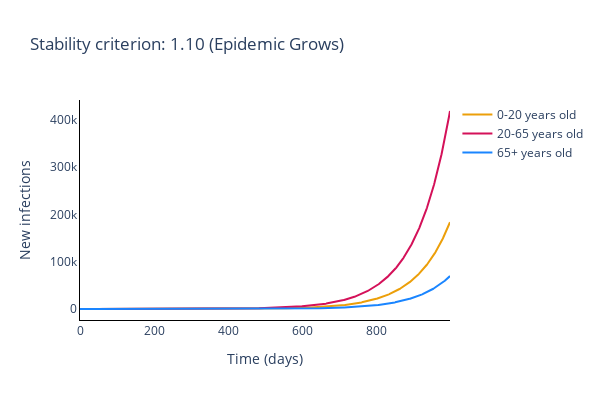
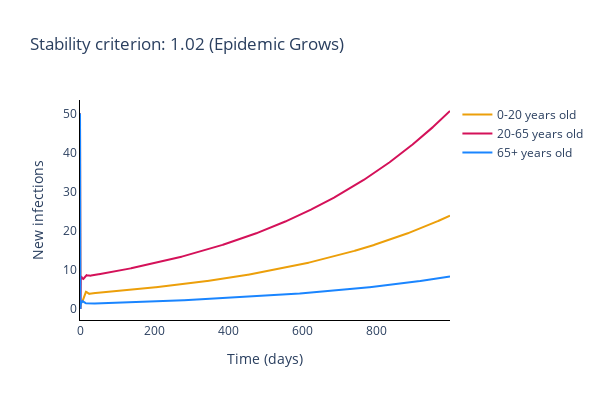
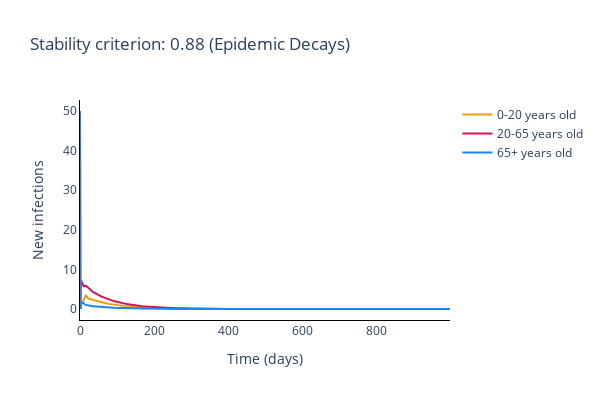
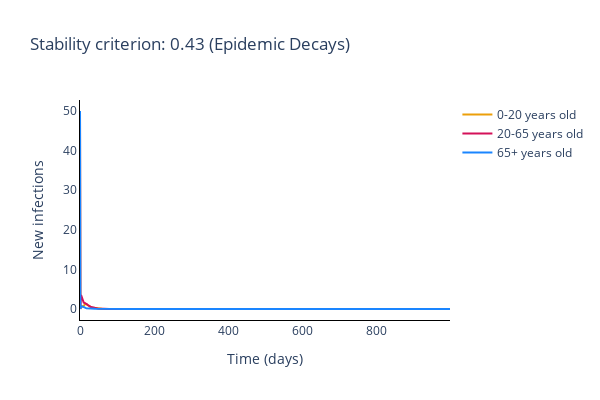

Notebook code for these charts, in order:
### Markdown cell above
### Plot disagreggated local incidence numbers

### Code cell
for _, desagg_cases in enumerate(deterministic_cases):
    # Identify fate of epidemic
    if stability_criterion[_] < 1:
        fate = '(Epidemic Decays)'
    else:
        fate = '(Epidemic Grows)'

    # Plot (bar chart cases each day)
    fig = go.Figure()

    for cat in range(num_categories):
        # Plot of incidences for category
        fig.add_trace(
            go.Scatter(
                x=times,
                y=desagg_cases[:, cat],
                name=trace_names[cat],
                line_color=colour_names[cat]
            )
        )

    # Add axis labels
    fig.update_layout(
        width=600, 
        height=400,
        plot_bgcolor='white',
        title='Stability criterion: {:.2f} '.format(stability_criterion[_])  + fate,
        xaxis=dict(linecolor='black'),
        xaxis_title='Time (days)',
        yaxis=dict(linecolor='black'),
        yaxis_title='New infections'
    )

    fig.write_image('images/Det_SC_{}.pdf'.format(_+1))
    fig.show()

### Figure 1 — Plotly figure (JSON) as saved in the notebook; plotly's stock layout.template omitted (floating-point values rounded to 4 significant figures; data arrays with more than 128 entries replaced by an {"elided": "..."} marker saying what was removed)
{"data": [{"line": {"color": "#EC9F0A"}, "name": "0-20 years old", "type": "scatter", "x": {"elided": "1000 int values"}, "y": {"elided": "1000 float values"}}, {"line": {"color": "#D41159"}, "name": "20-65 years old", "type": "scatter", "x": {"elided": "1000 int values"}, "y": {"elided": "1000 float values"}}, {"line": {"color": "#1A85FF"}, "name": "65+ years old", "type": "scatter", "x": {"elided": "1000 int values"}, "y": {"elided": "1000 float values"}}], "layout": {"height": 400, "plot_bgcolor": "white", "title": {"text": "Stability criterion: 1.10 (Epidemic Grows)"}, "width": 600, "xaxis": {"linecolor": "black", "title": {"text": "Time (days)"}}, "yaxis": {"linecolor": "black", "title": {"text": "New infections"}}}}

### Figure 2 — Plotly figure (JSON) as saved in the notebook; plotly's stock layout.template omitted (floating-point values rounded to 4 significant figures; data arrays with more than 128 entries replaced by an {"elided": "..."} marker saying what was removed)
{"data": [{"line": {"color": "#EC9F0A"}, "name": "0-20 years old", "type": "scatter", "x": {"elided": "1000 int values"}, "y": {"elided": "1000 float values"}}, {"line": {"color": "#D41159"}, "name": "20-65 years old", "type": "scatter", "x": {"elided": "1000 int values"}, "y": {"elided": "1000 float values"}}, {"line": {"color": "#1A85FF"}, "name": "65+ years old", "type": "scatter", "x": {"elided": "1000 int values"}, "y": {"elided": "1000 float values"}}], "layout": {"height": 400, "plot_bgcolor": "white", "title": {"text": "Stability criterion: 1.02 (Epidemic Grows)"}, "width": 600, "xaxis": {"linecolor": "black", "title": {"text": "Time (days)"}}, "yaxis": {"linecolor": "black", "title": {"text": "New infections"}}}}

### Figure 3 — Plotly figure (JSON) as saved in the notebook; plotly's stock layout.template omitted (floating-point values rounded to 4 significant figures; data arrays with more than 128 entries replaced by an {"elided": "..."} marker saying what was removed)
{"data": [{"line": {"color": "#EC9F0A"}, "name": "0-20 years old", "type": "scatter", "x": {"elided": "1000 int values"}, "y": {"elided": "1000 float values"}}, {"line": {"color": "#D41159"}, "name": "20-65 years old", "type": "scatter", "x": {"elided": "1000 int values"}, "y": {"elided": "1000 float values"}}, {"line": {"color": "#1A85FF"}, "name": "65+ years old", "type": "scatter", "x": {"elided": "1000 int values"}, "y": {"elided": "1000 float values"}}], "layout": {"height": 400, "plot_bgcolor": "white", "title": {"text": "Stability criterion: 0.88 (Epidemic Decays)"}, "width": 600, "xaxis": {"linecolor": "black", "title": {"text": "Time (days)"}}, "yaxis": {"linecolor": "black", "title": {"text": "New infections"}}}}

### Figure 4 — Plotly figure (JSON) as saved in the notebook; plotly's stock layout.template omitted (floating-point values rounded to 4 significant figures; data arrays with more than 128 entries replaced by an {"elided": "..."} marker saying what was removed)
{"data": [{"line": {"color": "#EC9F0A"}, "name": "0-20 years old", "type": "scatter", "x": {"elided": "1000 int values"}, "y": {"elided": "1000 float values"}}, {"line": {"color": "#D41159"}, "name": "20-65 years old", "type": "scatter", "x": {"elided": "1000 int values"}, "y": {"elided": "1000 float values"}}, {"line": {"color": "#1A85FF"}, "name": "65+ years old", "type": "scatter", "x": {"elided": "1000 int values"}, "y": {"elided": "1000 float values"}}], "layout": {"height": 400, "plot_bgcolor": "white", "title": {"text": "Stability criterion: 0.43 (Epidemic Decays)"}, "width": 600, "xaxis": {"linecolor": "black", "title": {"text": "Time (days)"}}, "yaxis": {"linecolor": "black", "title": {"text": "New infections"}}}}
